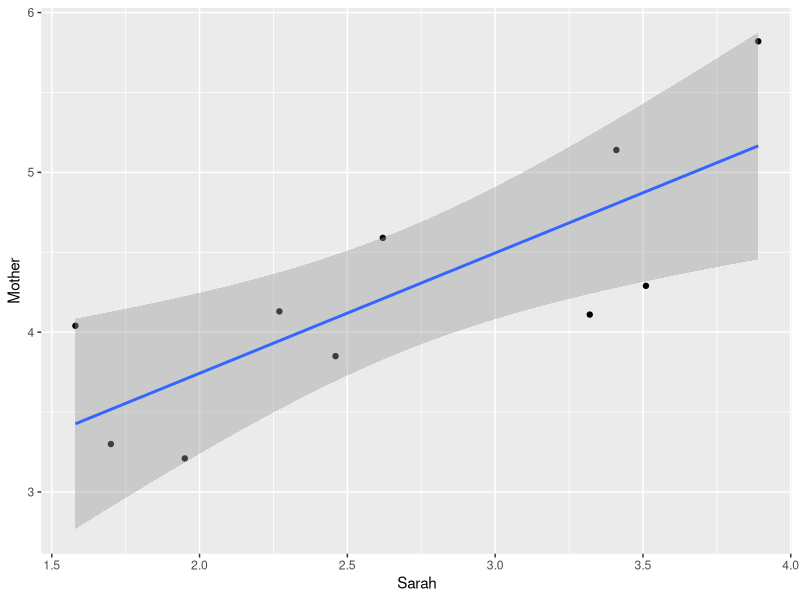

Reproduce this figure in R.
## ---- chunk 1
library(ggplot2)
Sarah <- c(1.95,1.58,1.70,2.46,2.27,2.62,3.32,3.51,3.89,3.41)
Mother <- c(3.21,4.04,3.30,3.85,4.13,4.59,4.11,4.29,5.82,5.14)

MLUScores <- data.frame(Sarah,Mother)
## ---- chunk 2
MLUScores$covariance <- sum((Sarah-mean(Sarah))*(Mother-mean(Mother))/(nrow(MLUScores)-1))

## ---- chunk 3
cov(Sarah,Mother)
## ---- chunk 4
MLUScores$CorrelationCoefficient <- (MLUScores$covariance)/(sd(Sarah)*sd(Mother))
## ---- chunk 5
ggplot(MLUScores, aes(Sarah,Mother)) + geom_point() + geom_smooth(method = "lm")
## ---- chunk 6
cor.test(Sarah,Mother)
## ---- chunk 7
cor.test(Sarah,Mother)
